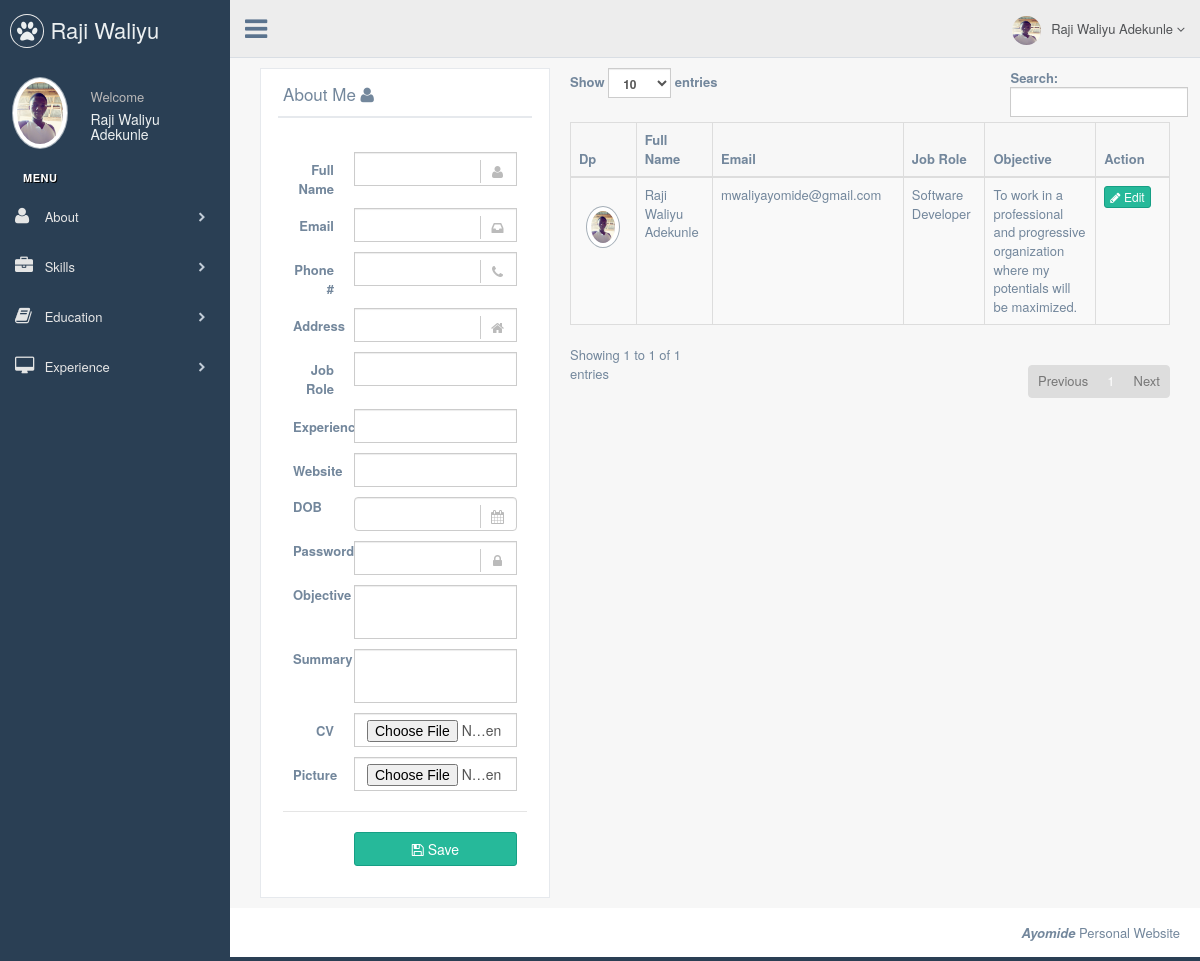
The app's page /index (signed in) with its own data.
### tables this page shows
CREATE TABLE `myinfo` (
  `id` int(11) NOT NULL,
  `fullname` varchar(255) NOT NULL,
  `email` varchar(255) NOT NULL,
  `age` varchar(255) NOT NULL,
  `phone` varchar(255) NOT NULL,
  `website` varchar(255) NOT NULL,
  `address` varchar(255) NOT NULL,
  `jobrole` varchar(255) NOT NULL,
  `objective` text NOT NULL,
  `summary` text NOT NULL,
  `experience` int(11) NOT NULL,
  `password` varchar(255) NOT NULL,
  `pix` varchar(255) NOT NULL,
  `cv` varchar(255) NOT NULL
);

### libs/View.php (called while the page is built, shortened)
<?php
class View {
    public function render($name, $noInclude = FALSE) {
        require 'views/' . $name . '.php';
    }
}

### index.php (called while the page is built, shortened)
<?php
include './libs/Controller.php';
include './libs/Database.php';
include './libs/Model.php';
include './libs/View.php';
$bootstrap = new Bootstrap();
$bootstrap->init();

### libs/Database.php (called while the page is built, shortened)
<?php
class Database extends PDO {
    function select($query, $array = array()) {
        $con = $this->prepare($query);
        $con->execute();
        return $con->fetchAll(PDO::FETCH_ASSOC);
    }
}
?>

### models/index_model.php (called while the page is built, shortened)
<?php
class Index_Model extends Model
{
  public function my_info(){
    return $this->db->select("select * from myinfo");
  }
}

### libs/Controller.php (called while the page is built, shortened)
<?php
class Controller {
    public function loadModel($name, $modelPath = 'models/') {
        $path = $modelPath . $name . '_model.php';
        if (file_exists($path)) {
            $this->model = new $modelName();
        }
    }
}

### libs/Model.php (called while the page is built)
<?php
class Model {
    function __construct() {
        $this->db = new Database(DB_TYPE, DB_HOST, DB_NAME, DB_USER, DB_PASS);
    }
}

### views/admin/about/index.php (the view, shortened to what this page needs)
<div class="right_col" role="main">
  <div class="row">
    <div class="col-md-12 col-sm-12 col-xs-12">
      <div class = "col-md-4 col-lg-4 col-xs-4">
        <?php include 'create.php';?>
      </div>
      <div class = "col-md-8 col-lg-8 col-xs-8">
        <div class = "x-panel">
          <table id="datatable" class="table table-striped table-bordered">
            <thead>
              <tr>
                <th>Dp</th>
                <th>Full Name</th>
                <th>Email</th>
                <th>Job Role</th>
                <th>Objective</th>
                <th>Action</th>
              </tr>
            </thead>
            <tbody>
              <tr>
                <?php foreach ($this->infos as $info) { ?>
                  <td><img src="<? echo URL.$info["pix"];?>" class="img-circle profile_img"></td>
                  <td><? echo $info["fullname"];?></td>
                  <td><? echo $info["email"];?></td>
                  <td><? echo $info["jobrole"];?></td>
                  <td><? echo $info["objective"];?></td>
                  <td>
                    <a class="btn btn-success btn-xs" data-toggle="modal" data-target="#update<? echo $info["id"];?>"><i class = "fa fa-pencil"></i> Edit</a>
                  </td>
                </tr>
              <?php } ?>
            </tbody>
          </table>
        </div>
      </div>
    </div>
  </div>
</div>

### records on screen
myinfo: pix (picture), fullname "Raji Waliyu Adekunle", email "mwaliyayomide@gmail.com", jobrole "Software Developer", objective "To work in a professional and progressive organization where my potentials will be maximized."

### other values on screen
$_SESSION["fullname"] "Raji Waliyu…"
$_SESSION["fullname"] "Raji Waliyu Adekunle"
